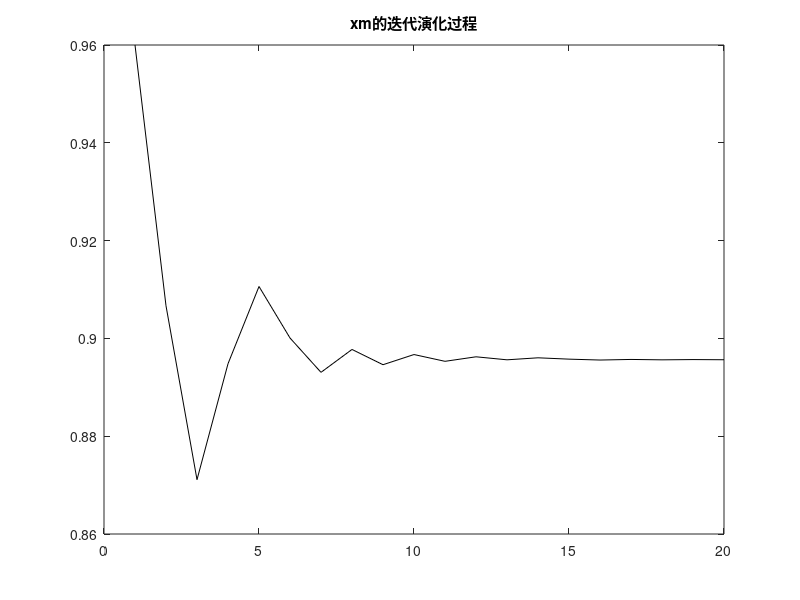

This chart was generated by the following MATLAB code:
% 例程 2.3  二分法的收敛性
%  函数：y = (1.6*sin(x)) - x
%  由区间搜索法确定的初始区间：
L = 0.16;
xh = 1.12; 
xl = xh - (2*L);
%  在定位区间内绘制函数曲线（用于可视化）
x = xl: 0.01: xh;
y = (1.6*sin(x)) - x;
vxm = zeros(1 ,20);  %  预分配向量内存（存储20次迭代的中点值）
for n = 1:20  %  限定搜索迭代次数为20步
xm = (xh - L);  %  计算当前区间中点
a = xm - (L/3);  %  左内点（三等分区间的第一个分点）
ya = (1.6*sin(a)) - a;
b = xm + (L/3);  %  右内点（三等分区间的第二个分点）
yb = (1.6*sin(b)) - b;
if yb < ya
xh = b;  %  若右内点函数值更小，舍弃最右侧子区间，更新上界
end;
L = 2*L/3;
vxm(n) = xm; %  将当前中点值存入向量
end;
xm
%  结果可视化
figure(1)
plot(vxm, 'k');
title('xm的迭代演化过程');
